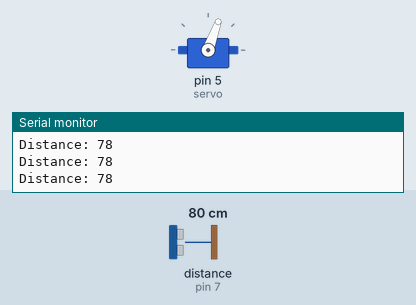
A sketch run on a simulated Arduino Uno, built with avr-gcc and run on an emulated ATmega328P. Parts: servo, the last lines printed to the serial monitor. Wiring (inferred from the names in the program): ultrasonic range finder: trigger pin 8; echo pin 7. The inputs (shaded band) are chosen by the test bench; at power-on: distance to the obstacle (sensor on pin 7) 80 cm. The echo pulse lasts 58.3 µs per cm.

Above: at 1.2 s.
1.3 s: distance to the obstacle (sensor on pin 7) set to 22 cm
2.8 s: distance to the obstacle (sensor on pin 7) set to 19 cm
At 4.1 s:
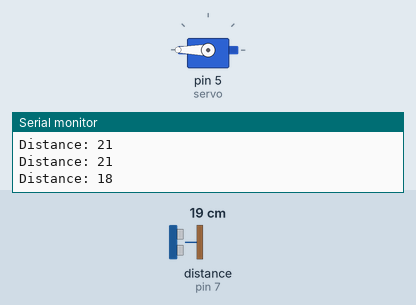
4.4 s: distance to the obstacle (sensor on pin 7) set to 35 cm
At 5.8 s:
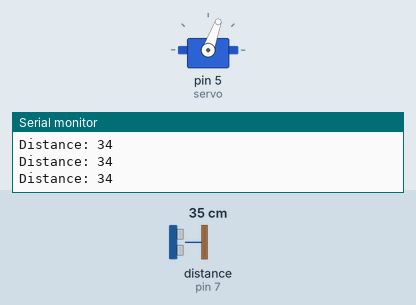
6.5 s: distance to the obstacle (sensor on pin 7) set to 2 cm
At 7.5 s:
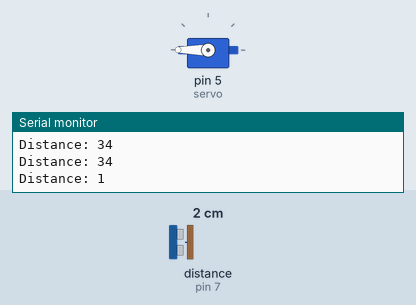
Timing chart, 0 to 9.1 s (numbered marks = the images above; inputs shaded):
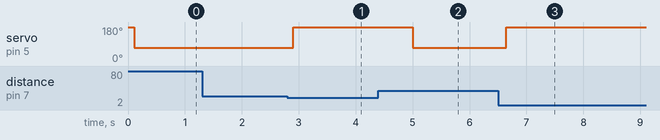

The sketch:

trash.ino
```cpp
#include <Servo.h>

Servo servo;
int angle = 270;
const int trigPin = 8;
const int echoPin = 7;
long duration;
int distance;

void setup() {
  servo.attach(5);
  servo.write(angle);
  pinMode(trigPin, OUTPUT);
  pinMode(echoPin, INPUT);
  Serial.begin(9600);
}

void loop() {
  digitalWrite(trigPin, LOW);
  delayMicroseconds(2);
  digitalWrite(trigPin, HIGH);
  delayMicroseconds(10);
  digitalWrite(trigPin, LOW);

  duration = pulseIn(echoPin, HIGH);
  distance= duration*0.034/2;

  Serial.print("Distance: ");
  Serial.println(distance);
  delay(100);

  if(distance<20)
  {
    servo.write(180);
    delay(2000);
  }
  else
  {
      servo.write(70);
  }
}
```

Measured:
- the behaviour switches between 21 and 20 cm on distance to the obstacle (sensor on pin 7) (found by bisection; images 0 and 1)
- after the input at 2.8 s, servo on pin 5 (servo): 70° → 180° after 0.10 s
- after the input at 4.4 s, servo on pin 5 (servo): 180° → 70° after 0.60 s
- after the input at 6.5 s, servo on pin 5 (servo): 70° → 180° after 0.15 s
